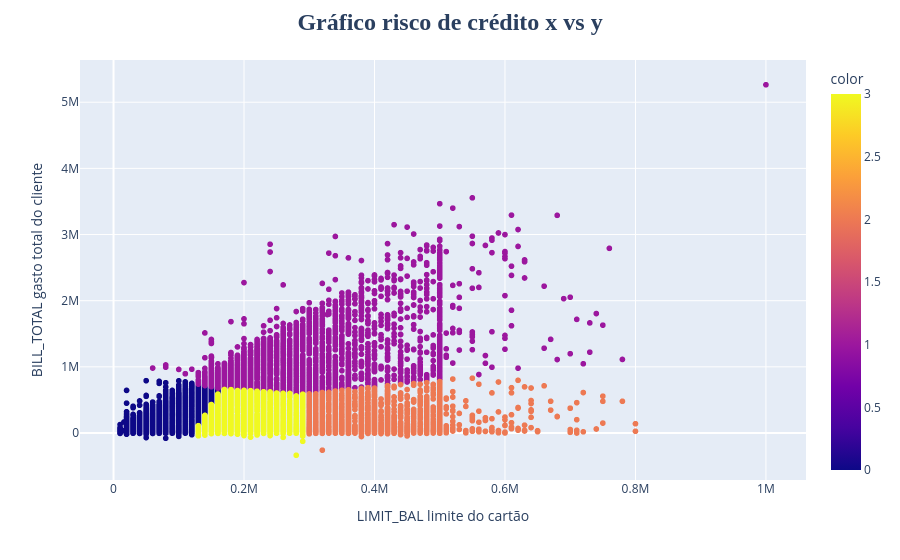

Notebook cell for this chart:
### Code cell
# x base idade e base salário
grafico = px.scatter(x = lista_clientes[:,1], y = lista_clientes[:,25], color= lista_clientes[:,26])

# Atualiza o layout para renomear os rótulos dos eixos X e Y
grafico.update_layout(
    # Defina o título aqui, no gráfico que será exibido
    title_text='<b>Gráfico risco de crédito x vs y</b>',
    xaxis_title_text='LIMIT_BAL limite do cartão',  #'BILL_TOTAL'
    yaxis_title_text='BILL_TOTAL gasto total do cliente',
    # padrão o título
    title_font_size=24,  # Define o tamanho da fonte do título
    title_font_family='Arial Black', # Uma fonte mais grossa
    title_x=0.5 # Centraliza o título no gráfico
)
grafico.show()
grafico.write_html("figuras/18-6_grafico3.html")

### Figure 1 — Plotly figure (JSON) as saved in the notebook; plotly's stock layout.template omitted (floating-point values rounded to 4 significant figures; data arrays with more than 128 entries replaced by an {"elided": "..."} marker saying what was removed)
{"data": [{"hovertemplate": "x=%{x}<br>y=%{y}<br>color=%{marker.color}<extra></extra>", "legendgroup": "", "marker": {"color": {"elided": "30000 int values"}, "coloraxis": "coloraxis", "symbol": "circle"}, "mode": "markers", "name": "", "showlegend": false, "type": "scattergl", "x": {"elided": "30000 int values"}, "xaxis": "x", "y": {"elided": "30000 int values"}, "yaxis": "y"}], "layout": {"autosize": true, "coloraxis": {"colorbar": {"title": {"text": "color"}}, "colorscale": [[0, "#0d0887"], [0.1111, "#46039f"], [0.2222, "#7201a8"], [0.3333, "#9c179e"], [0.4444, "#bd3786"], [0.5556, "#d8576b"], [0.6667, "#ed7953"], [0.7778, "#fb9f3a"], [0.8889, "#fdca26"], [1, "#f0f921"]]}, "legend": {"tracegroupgap": 0}, "margin": {"t": 60}, "title": {"font": {"family": "Arial Black", "size": 24}, "text": "<b>Gráfico risco de crédito x vs y</b>", "x": 0.5}, "xaxis": {"anchor": "y", "autorange": true, "domain": [0, 1], "range": [-49940.0, 1060000.0], "title": {"text": "LIMIT_BAL limite do cartão"}, "type": "linear"}, "yaxis": {"anchor": "x", "autorange": true, "domain": [0, 1], "range": [-769900.0, 5697000.0], "title": {"text": "BILL_TOTAL gasto total do cliente"}, "type": "linear"}}}
